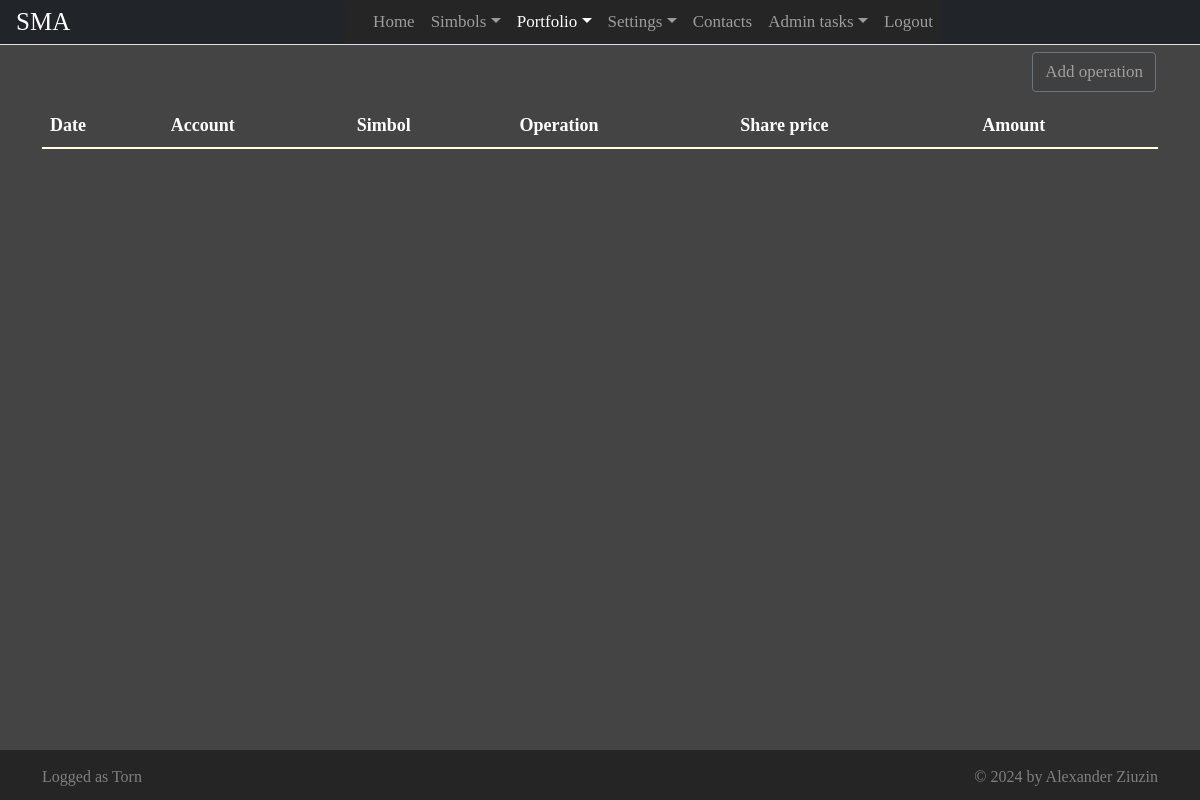
Page /activity (signed in) on the earlier database version.
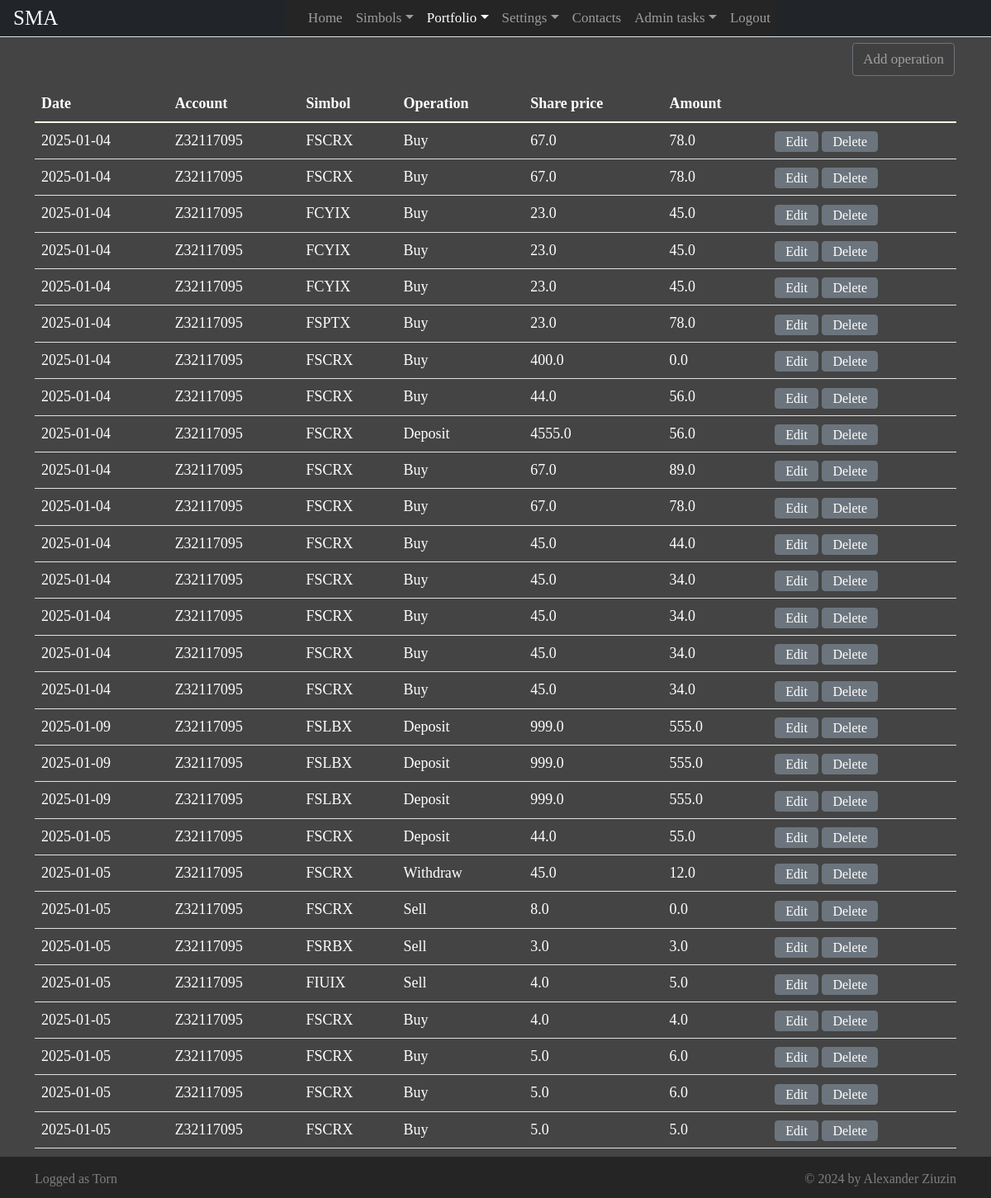
Same page on the later database version.
### app/models.py (models this page shows, shortened)
class User(UserMixin, db.Model):
    __tablename__ = 'user'
    id = db.Column(db.String(40), primary_key=True)
    email = db.Column(db.String(80), unique=True)
    username = db.Column(db.String(100), unique=True)
    password_hash = db.Column(db.String())
    admin = db.Column(db.Boolean)

class Operation(db.Model):
    __tablename__ = 'operation'
    rowid = db.Column(db.Integer, primary_key=True, nullable = False, autoincrement=True)
    userid = db.Column(db.String(40), nullable = False)
    account = db.Column(db.String(15), nullable = False)
    simbol = db.Column(db.String(10), nullable = False)
    date = db.Column(db.Date, nullable = False)
    type = db.Column(db.Integer, nullable = False)
    price  = db.Column(db.Float, nullable = False)
    quantity = db.Column(db.Float, nullable = False)

### app/views.py (the view)
@app.route("/activity")
@login_required
def activity():
   operationResult = ""
   accounts = []
   operations = []
   portfolioSymbols = []
   try:
      accounts = db.session.query(Account).filter(User.id == current_user.id).all()
      accounts.append(Account( "9140b38c-8d65-4e54-bf8f-205337e0634d", "Z32117095", 0.0, "USD") )
      operations = db.session.query(Operation).filter(Operation.userid == current_user.id).all()
      portfolioSymbols = db.session.query(UserSimbol)\
                                 .filter(UserSimbol.userid == current_user.id and
                                         UserSimbol.listtype == 1)\
                                 .all()
   except Exception as ex:
      operationResult = f"Error loading data {ex.args}"
   return render_template("activity.html", pageName = "Portfolio",
                          today = date.today(),
                          accounts = accounts,
                          portfolioSymbols = portfolioSymbols,
                          operations = operations,
                          user = current_user,
                          operationResult = operationResult)

### app/userlogin.py (called while the page is built)
@login.user_loader
def load_user(id):
    return User.query.get(str(id))

### app/templates/activity.html (shortened to what this page needs)
{% extends "base.html" %}
{% block main %}
<div class="container">
    <div class="row">
        <div class="col-md-12  text-end">
            <button  id="btnAddOperation" class="btn btn-submit btn-outline-secondary"
                    onclick="show_edit_operation_dialog(-1)">Add operation</button>
        </div>
    </div>
    <div class="row empty-row"></div>
    <div class="row">
        <div class="col-md-12">
            <table class="table table-of-operations">
                <thead>
                    <tr>
                        <th>Date</th>
                        <th>Account</th>
                        <th>Simbol</th>
                        <th>Operation</th>
                        <th>Share price</th>
                        <th>Amount</th>
                    </tr>
                </thead>
                <tbody>
                    {% for operation in operations %}
                    <tr>
                        <td>{{ operation.date }}</td>
                        <td>{{ operation.account }}</td>
                        <td>{{ operation.simbol }}</td>
                        <td>
                            {% if operation.type == 0 %}
                                Buy
                            {% elif operation.type == 1 %}
                                Sell
                            {% elif operation.type == 2 %}
                                Deposit
                            {% else %}
                                Withdraw
                            {% endif %}
                        </td>
                        <td>{{ operation.price }}</td>
                        <td>{{ operation.quantity }}</td>
                        <td>
                            <button type = "button"
                                    class="btn btn-secondary edit-operation"
                                    data-id="{{ operation.id }}">Edit</button>
                            <button type = "button"
                                    class="btn btn-secondary delete-operation"
                                    data-id="{{ operation.id }}">Delete</button>
                        </td>
                    </tr>
                    {% endfor %}
                </tbody>
            </table>
        </div>
</div>
{% endblock %}

### app/templates/base.html (shortened to what this page needs)
<!DOCTYPE html>
<html lang="en" dir="ltr">
    <head>
        <link rel="stylesheet" type="text/css" href="/static/css/bootstrap.min.css"/>
        <link rel="stylesheet" type="text/css" href="/static/css/style.css" />
	</head>
    <body >
      <header id = "page-header" class="container-sm">
        <nav class="navbar navbar-expand-sm navbar-dark bg-dark fixed-top navigation" >
          <a id = "brand-icon" class="navbar-brand cinzel-400" href="#">SMA</a>
          <div class="collapse navbar-collapse justify-content-center" id="navbarCollapse">
            <ul class="navbar-nav">
              <li class = "nav-item">
                <a class="nav-link {% if pageName == 'Home' %} active {% endif %}" aria-current="page" href="/">Home</a>
              </li>
              {% if user.is_authenticated %}
              <li class = "nav-item dropdown">
                <a  id="navbarDropdownSimbols"
                    class="nav-link dropdown-toggle {% if pageName == 'Simbols' %} active {% endif %}"
                    href="#"
                    role="button" data-bs-toggle="dropdown"
                    aria-expanded="false">Simbols</a>
              </li>
              <li class = "nav-item dropdown">
                <a id ="navbarDropdownPortfolio"
                   class="nav-link dropdown-toggle {% if pageName == 'Portfolio' %} active {% endif %}"
                   href="#"
                   role="button" data-bs-toggle="dropdown"
                  aria-expanded="false">Portfolio</a>
              </li>
              <li class = "nav-item dropdown">
                <a id ="navbarDropdownSettings"
                   class="nav-link dropdown-toggle {% if pageName == 'Settings' %} active {% endif %}"
                   href="#"
                   role="button" data-bs-toggle="dropdown"
                   aria-expanded="false">Settings</a>
              </li>
              {% endif %}
              <li class = "nav-item">
                <a class="nav-link {% if pageName == 'Contacts' %} active {% endif %}" href="/contacts">Contacts</a>
              </li>
              {% if user.admin %}
              <li class = "nav-item dropdown">
                <a id ="navbarDropdownSettings"
                   class="nav-link dropdown-toggle {% if pageName == 'AdminTasks' %} active {% endif %}"
                   href="#"
                   role="button" data-bs-toggle="dropdown"
                   aria-expanded="false">Admin tasks</a>
              {% endif %}
              <li class = "nav-item">
                {% if user.is_authenticated %}
                  <a class="nav-link {% if pageName == 'Login' %} active {% endif %}" href="/logout">Logout</a>
                {% else %}
                  <a class="nav-link {% if pageName == 'Logout' %} active {% endif %}" href="/login">Login</a>
                {% endif %}
              </li>
            </ul>
          </div>
        </nav>
      </header>
      <main id="main">
          {% block main %}
          {% endblock %}
      </main>
      <footer class = "d-flex align-items-center">
        <div  class = "container">
          <div class = "row ">
            <div class = "col-sm-6">
              <div class = "d-flex justify-content-start">
                {% if user.is_authenticated %}
                  Logged as {{user.username}}
                {% endif %}
              </div>
            </div>
            <div class = "col-sm-6" >
              <div class = "d-flex justify-content-end">
                © 2024 by Alexander Ziuzin
              </div>
            </div>
          </div>
        </div>
      </footer>
    </body>
</html>

### app/static/css/style.css (style rules this page uses)
html { visibility:hidden; }
body { color: #566787;background-color:rgb(68, 68, 68); font-family: "HvDTrial_Brandon_Grotesque_regular"; font-size: large; text-size-adjust: 100%; min-width: 375px; }
.cinzel-400 { font-family: 'Cinzel'; font-size: 1.5em; font-weight: 400; color:White; }
.navigation { height: 45px; padding-top: 0px; padding-bottom: 0px; border-bottom: solid white 1px; }
#main { width: 100%; margin-top: 50px; margin-left: 0px; margin-right: 0px; }
footer { position:fixed; bottom: 0; width:100%; height: 50px; background-color:rgb(37, 37, 37); text-align: center; padding-top: 5px; color: #7F7F7F; font-size:medium; padding-top: 3px; }
#brand-icon { margin-left: 4px; }
.navbar { padding-top: 0 !important; padding-bottom: 0 !important; background: #ffffff; padding-left: 0px; padding-right: 0px; border-bottom: 1px solid #dfe3e8; border-radius: 0; }
.navbar .navbar-brand { padding-left: 0; font-size: 25px; }
.navbar .navbar-nav { position: relative; background-color:rgb(37, 37, 37); padding-left: 20px; }
.navbar a, .navbar a:active { color: #888; font-size: 17px; background: transparent; }
.active { color:white; }
#brand-icon { margin-left: 16px; }
.navbar-dark { margin-bottom: 2px; }
#btnSubmit, #btnCancel, #btnReset, #btnGetCompanyData, #btnAddOperation { background-color: #404040; color:#A0A0A0; font-size: 17px; margin: 2px; }
.btn-submit { text-wrap: nowrap; }
.empty-row { height: 10px; }
.table-of-operations { color: white; }
.table-of-operations thead { border-bottom-style: solid; border-bottom-color: lightyellow; border-bottom-width: 2px; }
.edit-operation, .delete-operation { height: 25px; padding-top: 0px; padding-bottom: 0px; }

Differences in the rows shown:
added Operation: date "2025-01-04", account "Z32117095", simbol "FSCRX", type "Buy", price "67.0", quantity "78.0"
added Operation: date "2025-01-04", account "Z32117095", simbol "FSCRX", type "Buy", price "67.0", quantity "78.0"
added Operation: date "2025-01-04", account "Z32117095", simbol "FCYIX", type "Buy", price "23.0", quantity "45.0"
added Operation: date "2025-01-04", account "Z32117095", simbol "FCYIX", type "Buy", price "23.0", quantity "45.0"
added Operation: date "2025-01-04", account "Z32117095", simbol "FCYIX", type "Buy", price "23.0", quantity "45.0"
added Operation: date "2025-01-04", account "Z32117095", simbol "FSPTX", type "Buy", price "23.0", quantity "78.0"
added Operation: date "2025-01-04", account "Z32117095", simbol "FSCRX", type "Buy", price "400.0", quantity "0.0"
added Operation: date "2025-01-04", account "Z32117095", simbol "FSCRX", type "Buy", price "44.0", quantity "56.0"
added Operation: date "2025-01-04", account "Z32117095", simbol "FSCRX", type "Deposit", price "4555.0", quantity "56.0"
added Operation: date "2025-01-04", account "Z32117095", simbol "FSCRX", type "Buy", price "67.0", quantity "89.0"
added Operation: date "2025-01-04", account "Z32117095", simbol "FSCRX", type "Buy", price "67.0", quantity "78.0"
added Operation: date "2025-01-04", account "Z32117095", simbol "FSCRX", type "Buy", price "45.0", quantity "44.0"
added Operation: date "2025-01-04", account "Z32117095", simbol "FSCRX", type "Buy", price "45.0", quantity "34.0"
added Operation: date "2025-01-04", account "Z32117095", simbol "FSCRX", type "Buy", price "45.0", quantity "34.0"
added Operation: date "2025-01-04", account "Z32117095", simbol "FSCRX", type "Buy", price "45.0", quantity "34.0"
added Operation: date "2025-01-04", account "Z32117095", simbol "FSCRX", type "Buy", price "45.0", quantity "34.0"
added Operation: date "2025-01-09", account "Z32117095", simbol "FSLBX", type "Deposit", price "999.0", quantity "555.0"
added Operation: date "2025-01-09", account "Z32117095", simbol "FSLBX", type "Deposit", price "999.0", quantity "555.0"
added Operation: date "2025-01-09", account "Z32117095", simbol "FSLBX", type "Deposit", price "999.0", quantity "555.0"
added Operation: date "2025-01-05", account "Z32117095", simbol "FSCRX", type "Deposit", price "44.0", quantity "55.0"
added Operation: date "2025-01-05", account "Z32117095", simbol "FSCRX", type "Withdraw", price "45.0", quantity "12.0"
added Operation: date "2025-01-05", account "Z32117095", simbol "FSCRX", type "Sell", price "8.0", quantity "0.0"
added Operation: date "2025-01-05", account "Z32117095", simbol "FSRBX", type "Sell", price "3.0", quantity "3.0"
added Operation: date "2025-01-05", account "Z32117095", simbol "FIUIX", type "Sell", price "4.0", quantity "5.0"
added Operation: date "2025-01-05", account "Z32117095", simbol "FSCRX", type "Buy", price "4.0", quantity "4.0"
added Operation: date "2025-01-05", account "Z32117095", simbol "FSCRX", type "Buy", price "5.0", quantity "6.0"
added Operation: date "2025-01-05", account "Z32117095", simbol "FSCRX", type "Buy", price "5.0", quantity "6.0"
added Operation: date "2025-01-05", account "Z32117095", simbol "FSCRX", type "Buy", price "5.0", quantity "5.0"
